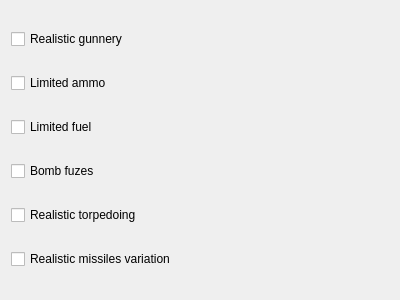
<?xml version="1.0" encoding="UTF-8"?>
<ui version="4.0">
 <class>DifficultyWeaponsPage</class>
 <widget class="QWidget" name="DifficultyWeaponsPage">
  <property name="geometry">
   <rect>
    <x>0</x>
    <y>0</y>
    <width>400</width>
    <height>300</height>
   </rect>
  </property>
  <property name="windowTitle">
   <string>Form</string>
  </property>
  <layout class="QVBoxLayout" name="verticalLayout">
   <item>
    <widget class="QCheckBox" name="RealisticGunnery">
     <property name="text">
      <string>Realistic gunnery</string>
     </property>
    </widget>
   </item>
   <item>
    <widget class="QCheckBox" name="LimitedAmmo">
     <property name="text">
      <string>Limited ammo</string>
     </property>
    </widget>
   </item>
   <item>
    <widget class="QCheckBox" name="LimitedFuel">
     <property name="text">
      <string>Limited fuel</string>
     </property>
    </widget>
   </item>
   <item>
    <widget class="QCheckBox" name="BombFuzes">
     <property name="text">
      <string>Bomb fuzes</string>
     </property>
    </widget>
   </item>
   <item>
    <widget class="QCheckBox" name="RealisticTorpedoing">
     <property name="text">
      <string>Realistic torpedoing</string>
     </property>
    </widget>
   </item>
   <item>
    <widget class="QCheckBox" name="RealisticMissilesVariation">
     <property name="text">
      <string>Realistic missiles variation</string>
     </property>
    </widget>
   </item>
  </layout>
 </widget>
 <resources/>
 <connections/>
</ui>
